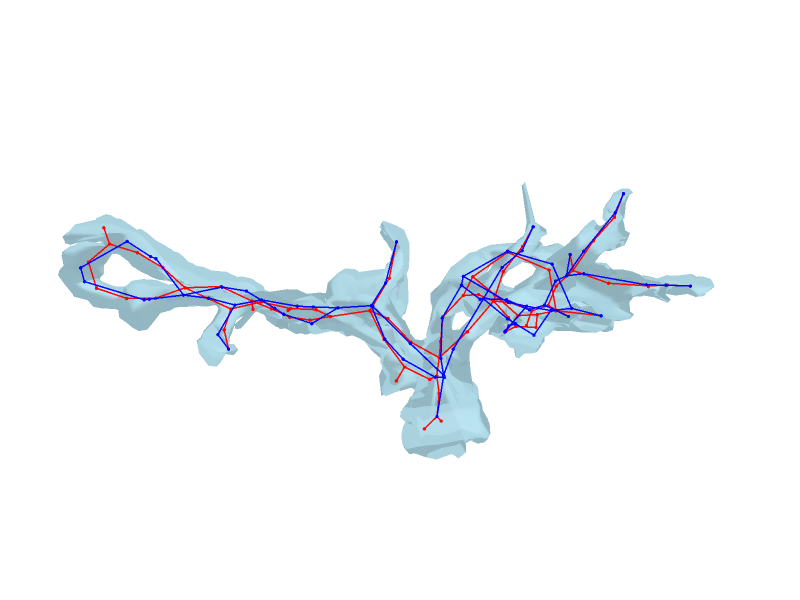

Notebook code for this chart:
### Code cell
basis = MorphologyGraph.from_skeleton_graph_resample(
    skeleton,
    float(params.max_edge_length),
)
print(
    f"Initial basis: {basis.number_of_nodes()} nodes, "
    f"{basis.number_of_edges()} edges"
)

optimizer = BasisOptimizer(basis, mm.mesh, params.basis_optimizer_options)
optimized_basis = optimizer.optimize()
stats = optimizer.get_optimization_stats()
print("Basis optimization statistics:")
for key, value in stats.items():
    print(f"  {key}: {value}")

basis_opt_fig: "go.Figure" = visualize_mesh_3d(
    mm,
    skel=[basis, optimized_basis],
    show_axes=False,
    title="",
    orientation="horizontal",
    camera=camera,
    skel_color=["red", "blue"],
    skel_line_width=3.0,
    skel_marker_size=2.0,
)
basis_opt_fig.write_image(
    f"{fig_out_dir}/TS{spine_idx}_mel{mel_tag}_basis_opt.pdf",
    format="pdf",
    engine="kaleido",
    width=600,
    height=450,
    scale=pdf_scale,
)
basis_opt_fig.show()
